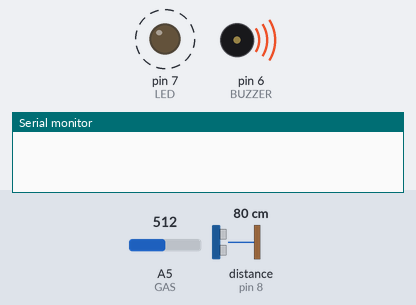
This sketch was run on a simulated Arduino Uno, built with avr-gcc and run on an emulated ATmega328P. Parts: output pins drawn as LEDs (lit = HIGH), buzzer (waves = sounding), the last lines printed to the serial monitor. Wiring (inferred from the names in the program): ultrasonic range finder: trigger pin 9; echo pin 8. Dashed ring = blinking. The inputs (shaded band) are chosen by the test bench; at power-on: A5 (GAS) = 512, distance to the obstacle (sensor on pin 8) 80 cm. The echo pulse lasts 58.3 µs per cm; pins used as bus, display or sensor lines are not drawn.

Above: at 0.1 s.
At 1.4 s:
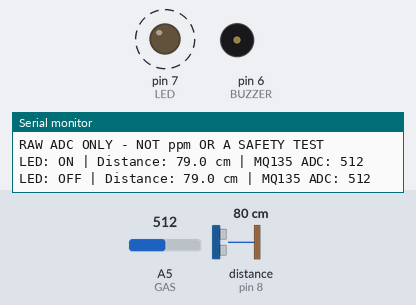
1.5 s: A5 (GAS) set to 0
Timing chart, 0 to 11.6 s (numbered marks = the images above; inputs shaded):
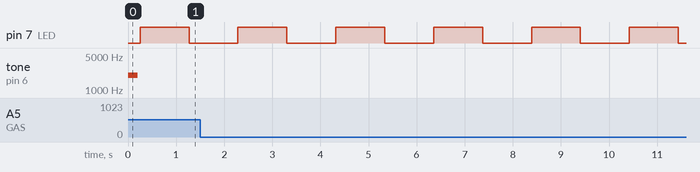

Measured:
- by itself, pin 7 (LED): alternates HIGH for 1.0 s and LOW for 1.0 s

The sketch:

all_parts_read_check.ino
```cpp
// UNO USB-powered bench check; available power must be checked on the real setup.
// HC-SR04 Trig D9 / Echo D8; LED D7 through its own 330 ohm resistor.
// Small passive PIEZO D6 through a separate 330 ohm resistor; not magnetic.
// MQ-135 4-pin module: VCC 5V, GND common, AO A5, DO disconnected.
// Raw ADC only: no ppm, gas identification, safety judgment or gas alarm.
// No external capacitor, app connection or automatic gas-triggered outputs.
#include <Arduino.h>

const uint8_t TRIG = 9;
const uint8_t ECHO = 8;
const uint8_t LED = 7;
const uint8_t BUZZER = 6;
const uint8_t GAS = A5;
bool ledOn = false;

void setup() {
  Serial.begin(9600);
  digitalWrite(TRIG, LOW);
  pinMode(TRIG, OUTPUT);
  pinMode(ECHO, INPUT);
  digitalWrite(LED, LOW);
  pinMode(LED, OUTPUT);
  digitalWrite(BUZZER, LOW);
  pinMode(BUZZER, OUTPUT);
  pinMode(GAS, INPUT);
  analogReference(DEFAULT);

  tone(BUZZER, 2000, 200);
  delay(250);
  noTone(BUZZER);
  digitalWrite(BUZZER, LOW);
  Serial.println(F("RAW ADC ONLY - NOT ppm OR A SAFETY TEST"));
}

void loop() {
  ledOn = !ledOn;
  digitalWrite(LED, ledOn ? HIGH : LOW);

  digitalWrite(TRIG, LOW);
  delayMicroseconds(2);
  digitalWrite(TRIG, HIGH);
  delayMicroseconds(10);
  digitalWrite(TRIG, LOW);

  const unsigned long duration = pulseIn(ECHO, HIGH, 30000UL);
  const int gasRaw = analogRead(GAS);

  Serial.print(F("LED: "));
  Serial.print(ledOn ? F("ON") : F("OFF"));
  if (duration == 0) {
    Serial.print(F(" | NO ECHO"));
  } else {
    Serial.print(F(" | Distance: "));
    Serial.print(duration * 0.017f, 1);
    Serial.print(F(" cm"));
  }
  Serial.print(F(" | MQ135 ADC: "));
  Serial.print(gasRaw);
  if (gasRaw == 0 || gasRaw == 1023) {
    Serial.print(F(" [ADC LIMIT - CHECK WIRING/POWER]"));
  }
  Serial.println();
  delay(1000);
}
```
